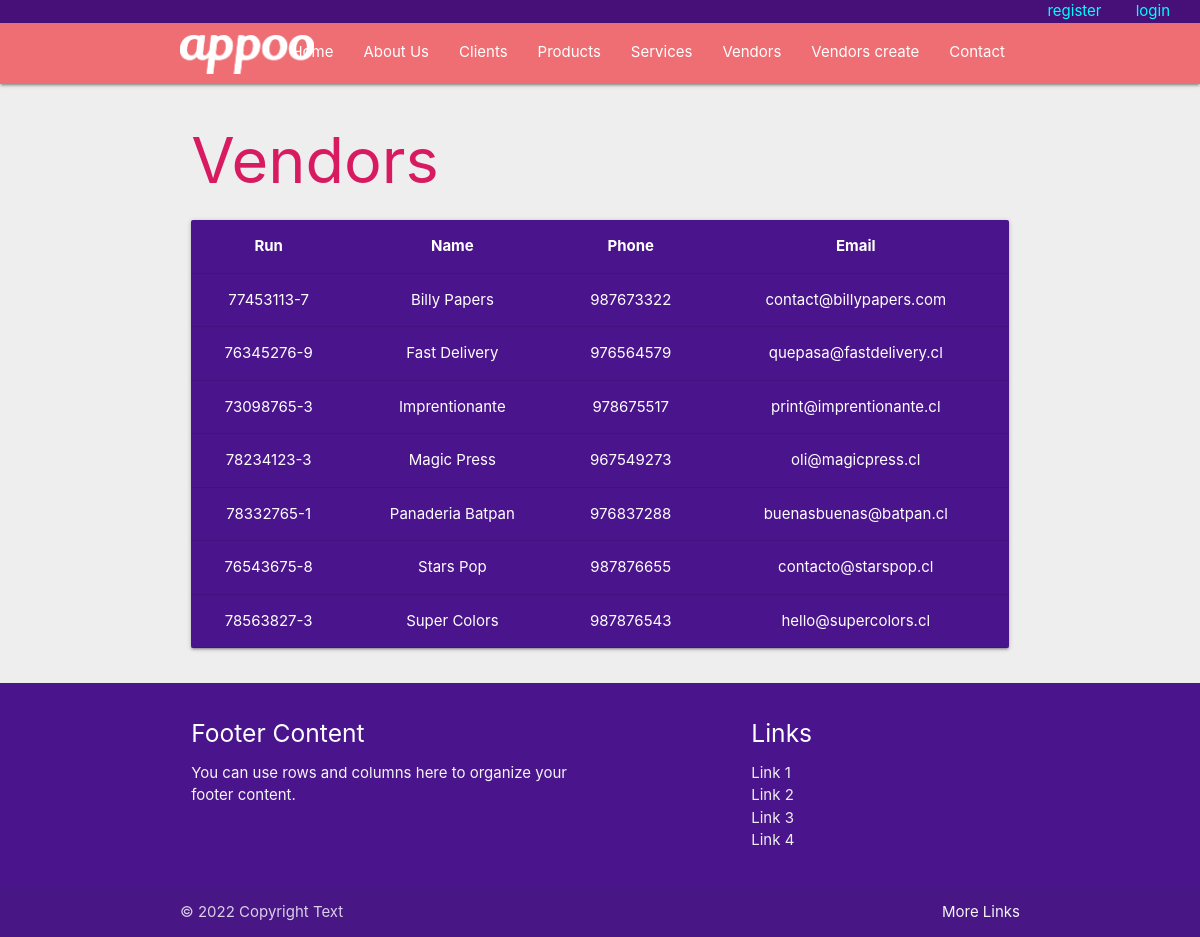
/vendors, run on the app's committed database.
### store/models.py (models this page shows)
class Vendor(models.Model):
    run = models.CharField(max_length=100)
    name = models.CharField(max_length=100)
    phone = models.CharField(max_length=100)
    email = models.CharField(max_length=100)

### store/views.py (the view)
# urls.py: path('vendors',views.vendor_all),
def vendor_all(request):
    query_vendors = Vendor.objects.all().order_by('name')
    return render(request,'store/vendors.html',{'nbar':'vendors','query_vendors':query_vendors})

### store/templates/store/vendors.html
{% extends 'base-store.html' %}
{% block content %}
<div class="container">
    <div class="row">
        <div class="col s12">
            <h1 class="pink-text text-darken-1">Vendors</h1>
            <table class="purple darken-4 white-text card responsive-table centered highlight">
                <thead>
                    <tr>
                        <th>Run</th>
                        <th>Name</th>
                        <th>Phone</th>
                        <th>Email</th>
                    </tr>
                </thead>
                <body>
                    {% for item in query_vendors %}
                    <tr>
                        <td>{{ item.run }}</td>
                        <td>{{ item.name }}</td>
                        <td>{{ item.phone }}</td>
                        <td>{{ item.email }}</td>
                    </tr>
                    {% endfor %}
                </body>
            </table>
        </div>
    </div>
</div>
{% endblock %}

### templates/base-store.html (shortened to what this page needs)
{% load static %}
<!DOCTYPE html>
<html lang="en">
<head>
  <link rel="stylesheet" href="{% static '/store/css/style.css' %}">
  <link rel="stylesheet" href="https://cdnjs.cloudflare.com/ajax/libs/materialize/1.0.0/css/materialize.min.css">
</head>
<body class="grey lighten-3">
    <div class="bar_log">
      {% if user.is_authenticated %}
      <div class="who">
        Oli oli {{user.first_name}} {{user.last_name}} !
      </div>
      <div class="log">
        <a href="{% url 'logout' %}">logout</a>
      </div>
      {% else %}
      <div class="log">
        <a href="{% url 'register_user' %}">register</a>
        <a href="{% url 'login' %}">login</a>
      </div>
        {% endif %}
    </div>
  <nav>
    <div class="container">
      <div class="nav-wrapper">
        <a href="../" class="brand-logo">
          <img class="logo-me" src="{% static '/store/img/logo-white.png' %}" alt="My image">
        </a>
        <ul class="right hide-on-med-and-down">
          <li {% if nbar == 'home' %} class="active" {% endif %}><a href="../">Home</a></li>
          <li {% if nbar == 'about' %} class="active" {% endif %}><a href="../about">About Us</a></li>
          <li {% if nbar == 'clients' %} class="active" {% endif %}><a href="../clients">Clients</a></li>
          <li {% if nbar == 'products' %} class="active" {% endif %}><a href="../products">Products</a></li>
          <li {% if nbar == 'services' %} class="active" {% endif %}><a href="../services">Services</a></li>
          <li {% if nbar == 'contact' %} class="active" {% endif %}><a href="../vendors">Vendors</a></li>
          <li {% if nbar == 'contact' %} class="active" {% endif %}><a href="../vendors_create">Vendors create</a></li>
          <li {% if nbar == 'contact' %} class="active" {% endif %}><a href="../contact">Contact</a></li>
        </ul>
      </div>
    </div>
  </nav>
  {% block content %}contenido{% endblock content %}
    <footer class="page-footer purple darken-4">
      <div class="container">
        <div class="row">
          <div class="col l6 s12">
            <h5 class="white-text">Footer Content</h5>
            <p class="grey-text text-lighten-4">You can use rows and columns here to organize your footer content.</p>
          </div>
          <div class="col l4 offset-l2 s12">
            <h5 class="white-text">Links</h5>
            <ul>
              <li><a class="grey-text text-lighten-3" href="#!">Link 1</a></li>
              <li><a class="grey-text text-lighten-3" href="#!">Link 2</a></li>
              <li><a class="grey-text text-lighten-3" href="#!">Link 3</a></li>
              <li><a class="grey-text text-lighten-3" href="#!">Link 4</a></li>
            </ul>
          </div>
        </div>
      </div>
      <div class="footer-copyright">
        <div class="container">
        © 2022 Copyright Text
        <a class="grey-text text-lighten-4 right" href="#!">More Links</a>
        </div>
      </div>
    </footer>
</body>
</html>

### store/static/store/css/style.css (style rules this page uses)
.bar_log { position: relative; height: 20px; z-index: 1; }
.bar_log .log { position: fixed; width: 100%; text-align: right; background: rgb(71, 15, 120); margin-bottom: 30px; }
.bar_log .log a { color: #0ff; margin-right: 30px; }

### templates/base-store.html (style rules this page uses)
.logo-me { height: 2.6rem; margin-top:1rem }

### data on the page
Vendor: run "77453113-7", name "Billy Papers", phone "987673322", email "contact@billypapers.com"
Vendor: run "76345276-9", name "Fast Delivery", phone "976564579", email "quepasa@fastdelivery.cl"
Vendor: run "73098765-3", name "Imprentionante", phone "978675517", email "print@imprentionante.cl"
Vendor: run "78234123-3", name "Magic Press", phone "967549273", email "oli@magicpress.cl"
Vendor: run "78332765-1", name "Panaderia Batpan", phone "976837288", email "buenasbuenas@batpan.cl"
Vendor: run "76543675-8", name "Stars Pop", phone "987876655", email "contacto@starspop.cl"
Vendor: run "78563827-3", name "Super Colors", phone "987876543", email "hello@supercolors.cl"
